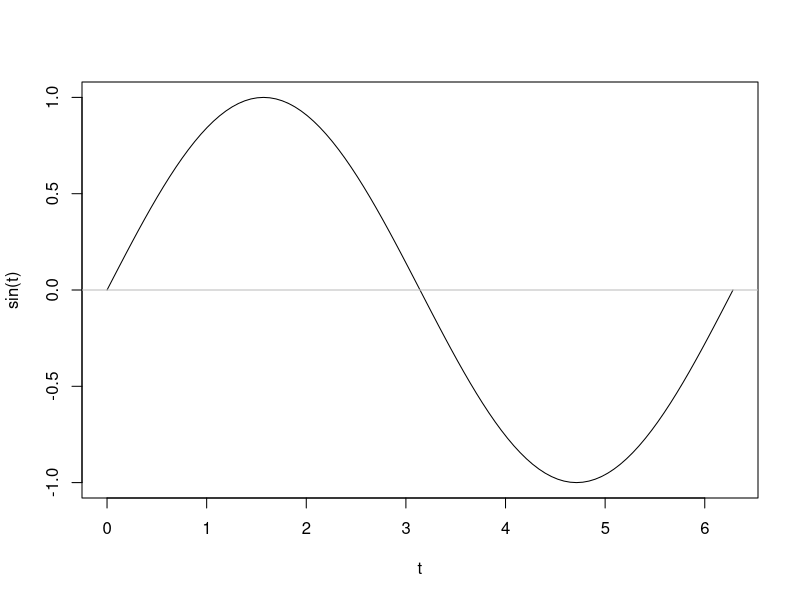
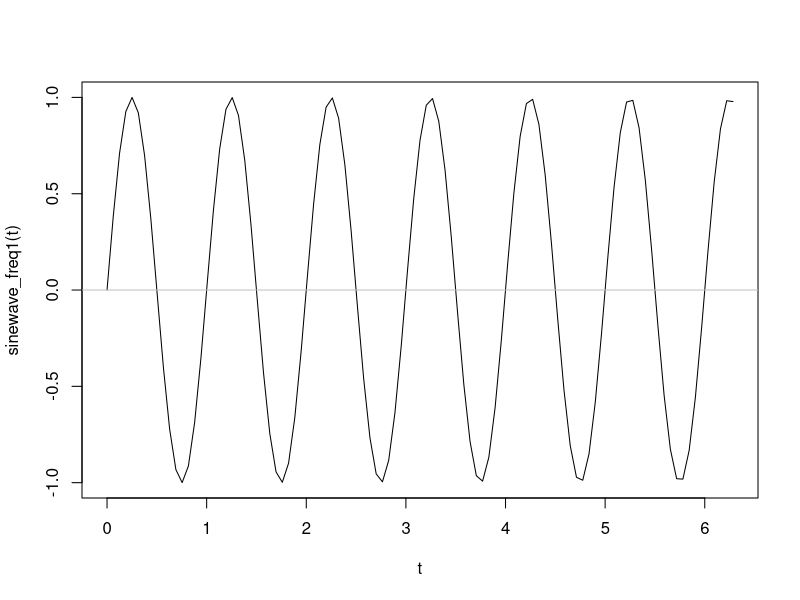
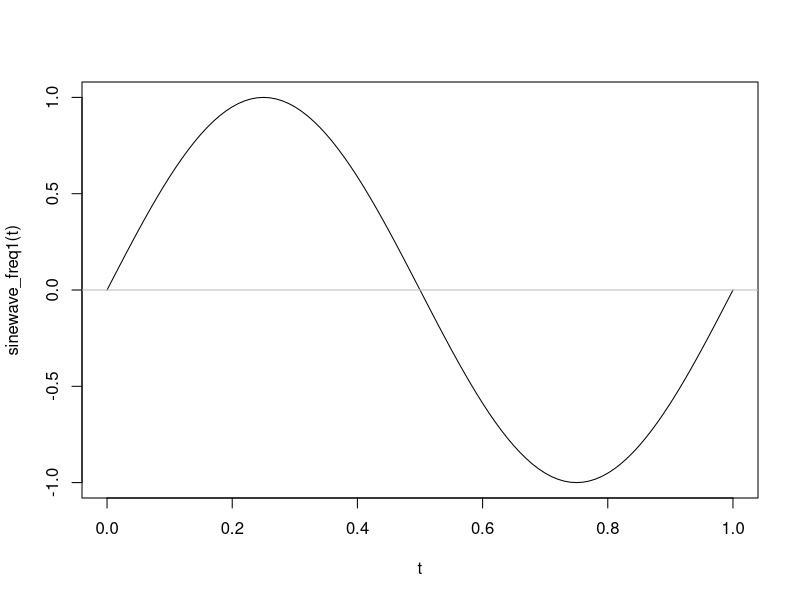
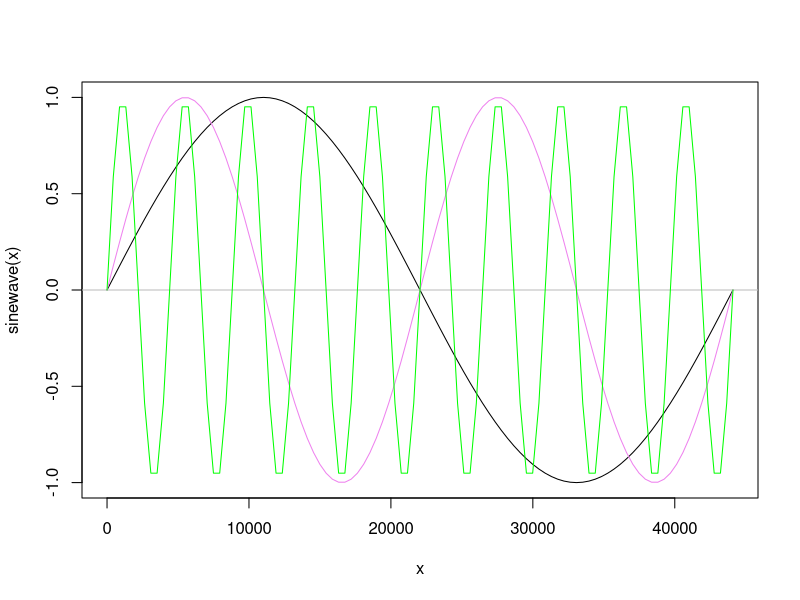
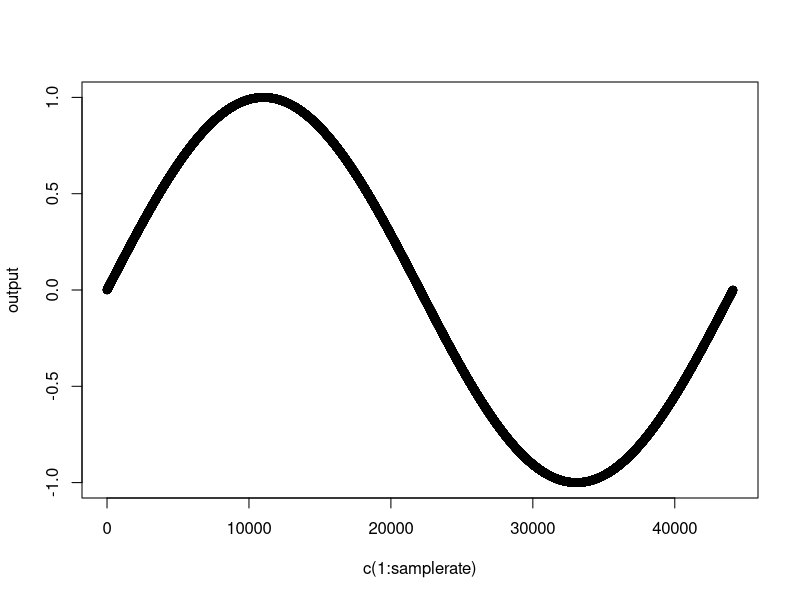

Here is the R script that generated these plots, in order:
# generate and display a sinewave with wavelength = 2pi
curve(expr=sin, from=0, to=2*pi, xname = "t")
abline(h = 0, lty = 1, col = "gray")

# "NOTE - UNCLEAR - todo: add remark that we are scaling to 1 second"
# generate and display a sinewave with wavelength = 1, frequency = 1
sinewave_freq1 <- function(t) sin(t * 2*pi)
curve(expr=sinewave_freq1, from=0, to=2*pi, xname = "t")
abline(h = 0, lty = 1, col = "gray")

# display the sinewave with frequency = 1 another time, from time interval [0,1]
curve(expr=sinewave_freq1, from=0, to=1, xname = "t")
abline(h = 0, lty = 1, col = "gray")



# ________________ discrete time _________________
# now every t index represents a sample
# samplerate = the number of samples per seconds
# thus a sinewave with frequency = 1 corresponds to a wavelength = samplerate 
samplerate = 44100
# instead of finishing the wave in 1 t interval (simulation 1 second),
# we need to 'slow it down' to 44100 
# thus 'divide' every step in 44100 smaller steps:
sinewave <- function(t) sin(t * 2*pi / samplerate)
curve(sinewave, 0, samplerate, xname = "x")
abline(h = 0, lty = 1, col = "gray")


# now let's add the frequency, 
# a sinewave with frequency = 2 has a two time shorter wavelength compared to 
# a sinewave with frequency = 1
# thus at every sample step it 'goes two times faster', 
# therefore, we can simply multiply t with the frequency
frequency <- 2
sinewave <- function(t) sin(2* t * pi * frequency / samplerate)
curve(sinewave, add = TRUE, col = "violet")
frequency <- 10
sinewave <- function(t) sin(t * 2*pi * frequency / samplerate)
curve(sinewave, add = TRUE, col = "green")




# ________________ usage of phase _________________
# Let t indicate the index of a sample,
# then the equation is as follow.
# sample =  sin((t * 2 * pi) / samplerate)

# we can rewrite this function: 
# sample =  sin((t / samplerate) * 2 * pi)
#
# This results in a normalized value when t is in the range of [0, samplerate] 
# (t / samplerate) with interval t = [0, samplerate] 
# results in the interval [0, 1]
# e.g. samplerate = 44100
# 0 / 44100 = 0
# 44100 / 44100 = 1

# Because the sin function is a periodic function 
# Therefore, with t > samplerate in (t/samplerate) * 2 * pi, 
# the sine curve simply repeats.
# Thus (t / samplerate) can be viewed as the phase of the sinewave
# phase = t / samplerate

# Let's rewrite the equation.
# sample =  sin((t / samplerate) * 2 * pi)
# with phase = t / samplerate 
# results in: 
# sample = sin(phase * 2 * pi)

# To generate a sinewave with frequency = 1, 
# it is sufficient to keep track of the phase
# and to increase this at each sample step.
# phase += 1 / samplerate

# Now, let's also consider the frequency 
# To take the frequency into account, we can simply add it as follow.
# phase += frequency / samplerate

{
  samplerate = 44100
  phase = 0
  frequency = 1
  phase_step = (frequency / samplerate)
  sinewave <- function(sample_index) {
    # phase = phase + phase_step
    phase = sample_index * phase_step
    return (sin(phase * 2*pi))
  }
  output = list()
  for (i in 1:samplerate) {
    output[i] = sinewave(i)
  }
  peakSampleI = 0.25 * samplerate
  output[peakSampleI]
  plot(c(1:samplerate), output)
}

# QUESTION: what are the benefits of working with a phase instead of time index? 
# TIP: what happens in both scenarios when you alter the frequency?

